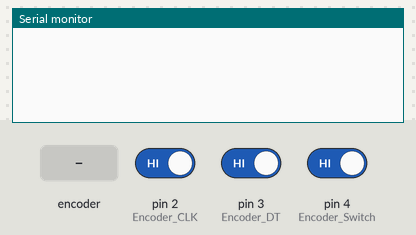
Bench run of a sketch on a simulated Arduino Uno, built with avr-gcc and run on an emulated ATmega328P. Parts: the last lines printed to the serial monitor. Inputs (shaded band) come from the test bench; at power-on: pin 4 (Encoder_Switch) HIGH, pin 2 (Encoder_CLK) HIGH, pin 3 (Encoder_DT) HIGH.

Above: at 1.2 s.
1.3 s: rotary encoder on pin 2 (Encoder_CLK) / pin 3 (Encoder_DT) turned 1 step (first pin leading)
At 2.6 s:
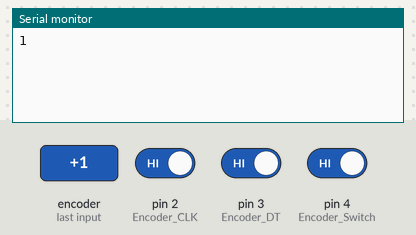
3.0 s: pin 4 (Encoder_Switch) driven LOW
At 4.1 s:
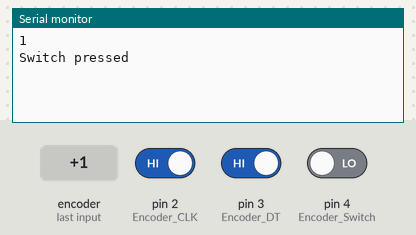

The sketch:

Encoder.ino
```cpp
/*
 * 名称   : Encoder
 * 功能   : 旋转编码器模块计数
 * 作者   : http://www.keyes-robot.com/
*/
int Encoder_CLK  = 2;  //定义旋转编码器的CLK引脚为D2
int Encoder_DT  = 3;   //定义旋转编码器的DT引脚为D3
int Encoder_Switch = 4;  //定义旋转编码器的SW引脚为D4

int Encoder_Count;  //定义变量Encoder_Count

void setup() {
  Serial.begin(9600);   //设置波特率
  pinMode (Encoder_CLK, INPUT);   //设置旋转编码器的CLK引脚为输入模式
  pinMode (Encoder_DT, INPUT);    //设置旋转编码器的DT引脚为输入模式
  pinMode (Encoder_Switch, INPUT);  //设置旋转编码器的SW引脚为输入模式
}

int lastClk = HIGH;  //定义lastClk初始为HIGH

void loop() {
  int newClk = digitalRead(Encoder_CLK);  //读取编码器的Encoder_CLK值赋给newClk
  if (newClk != lastClk) {
    // 在CLK引脚上有一个变化
    lastClk = newClk;
    int dtValue = digitalRead(Encoder_DT);  //读取编码器的Encoder_DT值赋给dtValue
    if (newClk == LOW && dtValue == HIGH) {
      Encoder_Count ++;
      Serial.println(Encoder_Count);
    }
    if (newClk == LOW && dtValue == LOW) {
      Encoder_Count--;
      Serial.println(Encoder_Count);
    }
  }

  if (digitalRead(Encoder_Switch) == 0)
  {
    delay(5);
    if (digitalRead(Encoder_Switch) == 0) {
      Serial.println("Switch pressed");
      while (digitalRead(Encoder_Switch) == 0);
    }
  }
}
```

Measured:
- after the input at 1.3 s, the serial monitor: prints a new line at once (image 1)
- after the input at 3.0 s, the serial monitor: prints a new line at once (image 2)
